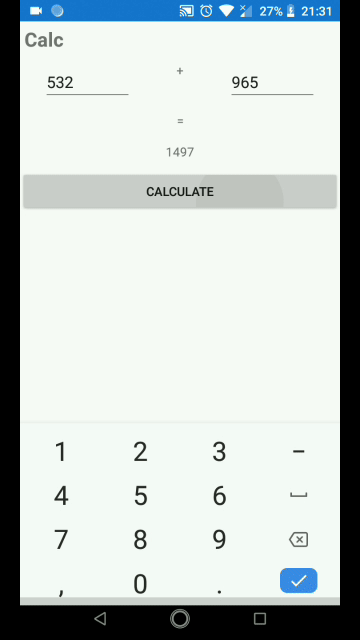
//> input picture Курс/pic/calculator xamarin.png, 360 x 640 px, given in place of the camera
$ ./Sobel   (built with g++ and OpenCV 4)
//> lines starting //> are read from the running program, lines starting //| are printed output that depends on the picture
#include <opencv2/opencv.hpp>
#include <opencv2/imgproc.hpp>
#include <stdio.h>
#include <ctime>

using namespace cv;
using namespace std;

int main(int argc, char* argv[]) {

	VideoCapture cap(0);

	VideoCapture vidos("3.mp4");
	if (!cap.isOpened()) cout << "File is opened" << endl;

	auto fps = vidos.get(CAP_PROP_FPS); // frames per seconds
	auto delay = 1000 / fps;
	cout << "sobel " << delay << endl;

	Mat frame;

	while (1)
	{
		auto time = clock();
		cap>> frame;
//> frame is the input picture: 640 rows x 360 cols, CV_8UC3; mean B, G, R 200, 202, 194.4
		if (frame.channels() != 1) cvtColor(frame, frame, COLOR_RGB2GRAY);
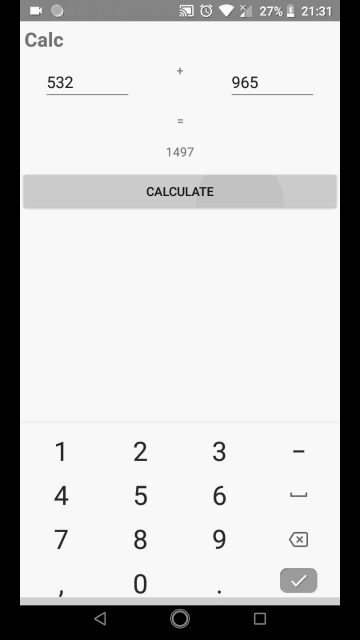
//> frame: 640 rows x 360 cols, CV_8UC1; min 0, max 251, mean 200.8
		Mat x, y;
		Sobel(frame, x, CV_16S, 1, 0);
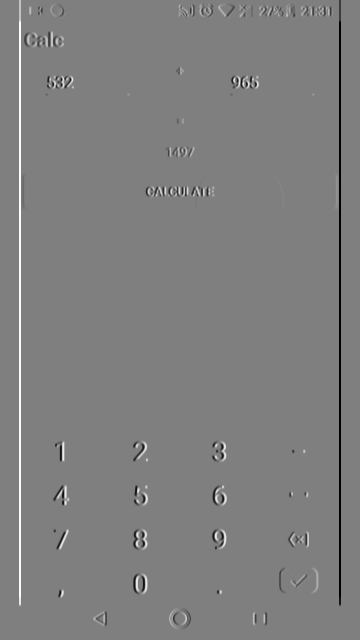
//> x: 640 rows x 360 cols, CV_16SC1; min -992, max 994, mean 0; drawn with min black and max white
		Sobel(frame, y, CV_16S, 0, 1);
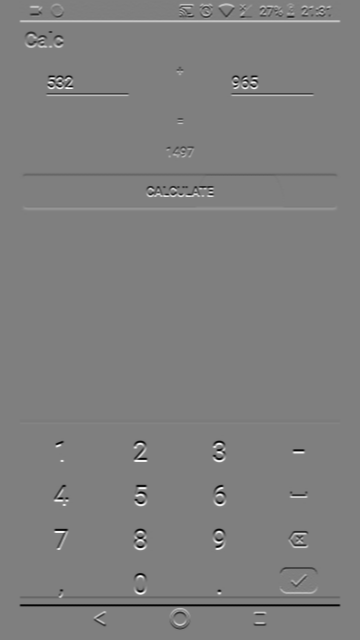
//> y: 640 rows x 360 cols, CV_16SC1; min -853, max 858, mean -1.5; drawn with min black and max white

		convertScaleAbs(x, x);
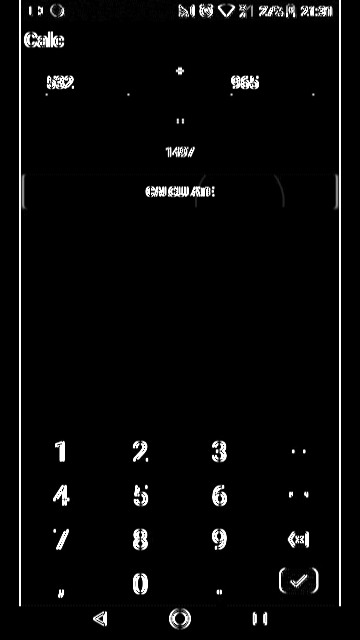
//> x: 640 rows x 360 cols, CV_8UC1; min 0, max 255, mean 8.4
		convertScaleAbs(y, y);
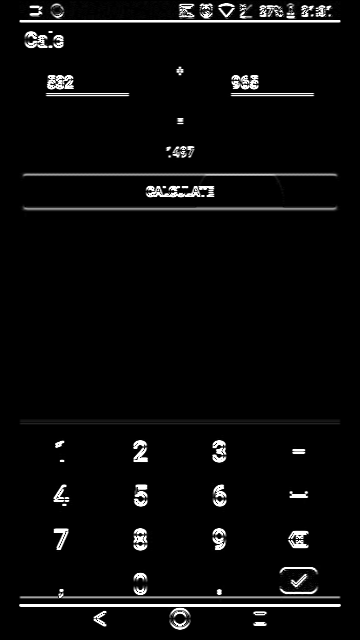
//> y: 640 rows x 360 cols, CV_8UC1; min 0, max 255, mean 9.5
		addWeighted(x, 0.5, y, 0.5, 0, frame);
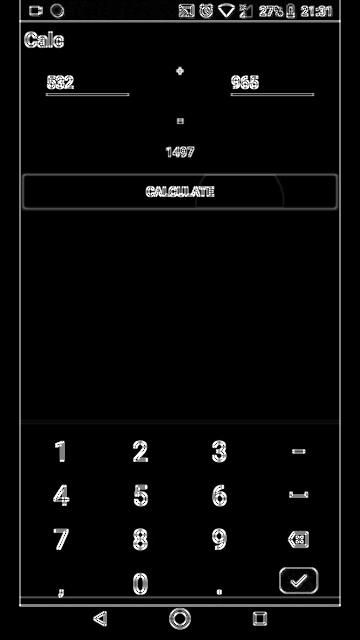
//> frame: 640 rows x 360 cols, CV_8UC1; min 0, max 255, mean 8.9
		imshow("sobel", frame);

		double time_work = (clock() - time) * 1000 / CLOCKS_PER_SEC;
		if (time_work > delay - 1) time_work = 1;
		else time_work = delay - time_work;

		int cap = waitKey(time_work);
//> the Esc key is pressed
		if (cap >= 0) break;
	}
	destroyAllWindows();
	return 0;
}

$ run again, on Курс/pic/скрин1.png
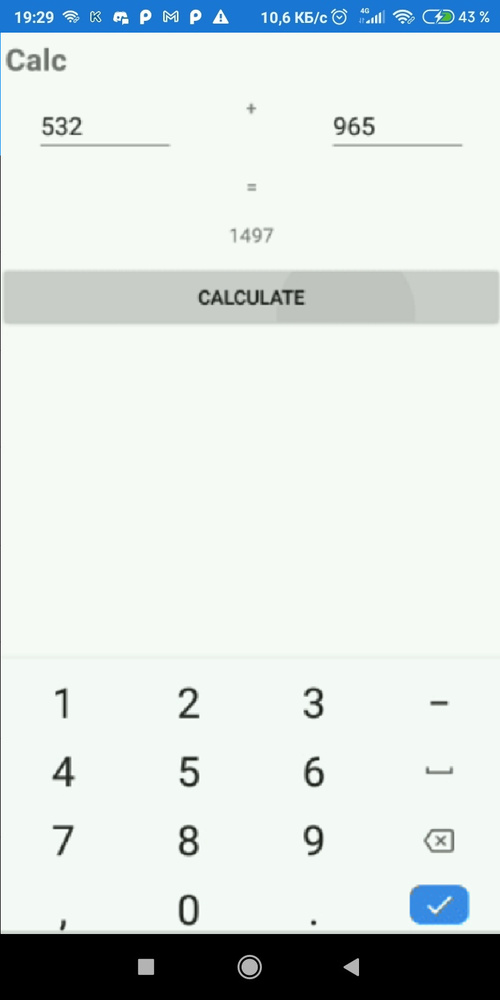
//> input picture Курс/pic/скрин1.png, 500 x 1000 px, shrunk from 720 x 1440 before the run, given in place of the camera
//> frame is the input picture: 1000 rows x 500 cols, CV_8UC3; mean B, G, R 222.5, 224.6, 216.5
//> `Sobel(frame, y, CV_16S, 0, 1);`:
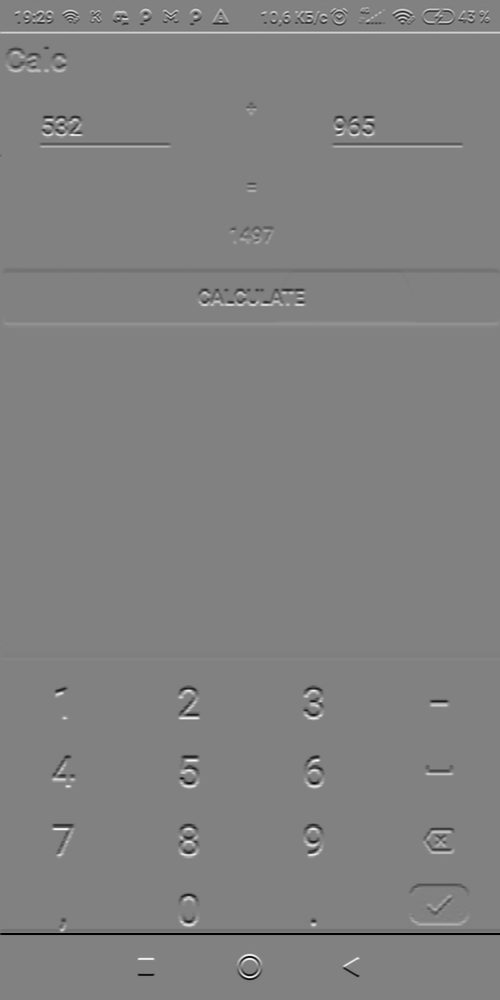
//> y: 1000 rows x 500 cols, CV_16SC1; min -815, max 790, mean -1.1; drawn with min black and max white
//> `addWeighted(x, 0.5, y, 0.5, 0, frame);`:
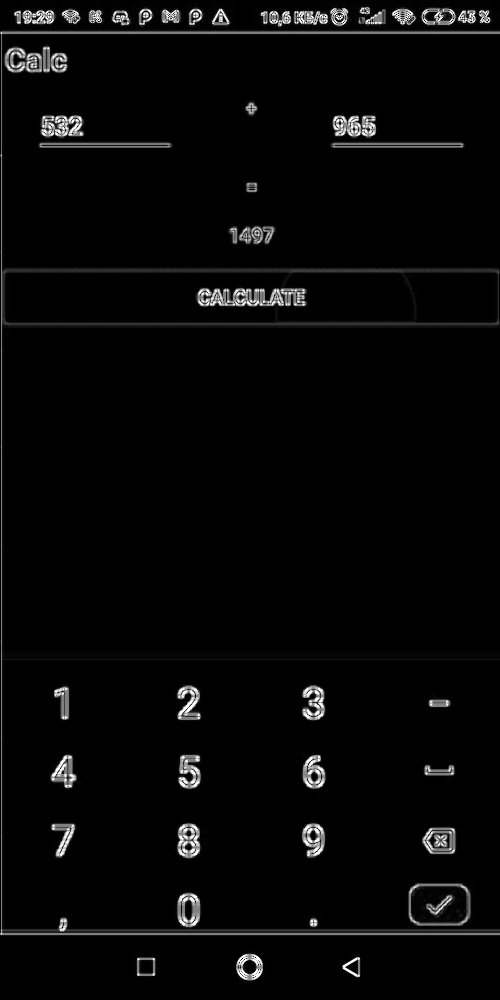
//> frame: 1000 rows x 500 cols, CV_8UC1; min 0, max 255, mean 7.2
